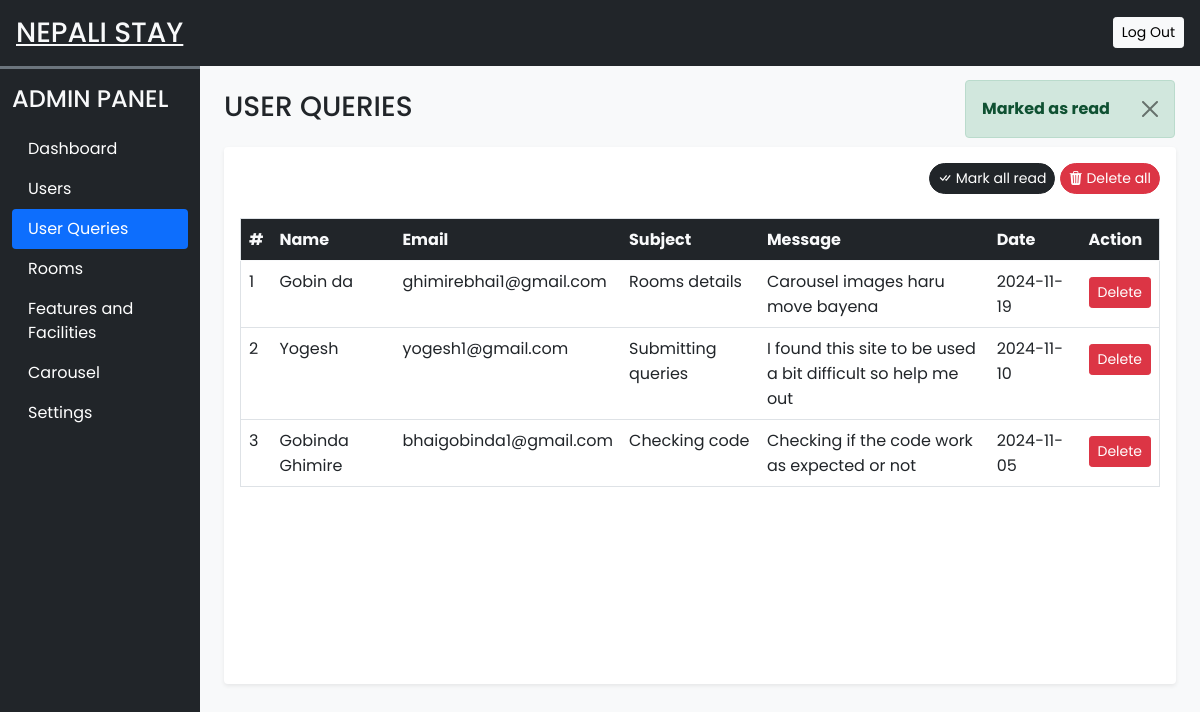
The app's page /admin/user_queries.php?seen=all (signed in) with its own data.
### tables this page shows
CREATE TABLE `settings` (
  `sr_no` int(11) NOT NULL,
  `site_title` varchar(50) NOT NULL,
  `site_about` varchar(300) NOT NULL,
  `shutdown` tinyint(1) NOT NULL
);

CREATE TABLE `user_queries` (
  `sr_no` int(11) NOT NULL,
  `name` varchar(50) NOT NULL,
  `email` varchar(150) NOT NULL,
  `subject` varchar(200) NOT NULL,
  `message` varchar(500) NOT NULL,
  `date` date NOT NULL DEFAULT current_timestamp(),
  `seen` tinyint(1) NOT NULL DEFAULT 0
);

### admin/db_config.php (called while the page is built, shortened)
<?php
function filteration($data)
{
    foreach ($data as $key => $value) {
        $value = trim($value);
        $value = stripslashes($value);
        $value = strip_tags($value);
        $value = htmlspecialchars($value);
        $data[$key] = $value;
    }
    return $data;
     }
    function select($sql,$values,$datatypes){
        $con = $GLOBALS['con'];
        if($stmt= mysqli_prepare($con,$sql))
        {
        mysqli_stmt_bind_param($stmt, $datatypes, ...$values);
        if(mysqli_stmt_execute($stmt)){
        $res =  mysqli_stmt_get_result($stmt);
        return $res;
        }
        else{
        mysqli_stmt_close($stmt);
        die("Query cannot be executed - Select");
        }
        }
        else{
        die("Query cannot prepared -Select");
        }
        }
        function update($sql,$values,$datatypes)
        {
        $con = $GLOBALS['con'];
        if($stmt= mysqli_prepare($con,$sql))
        {
        mysqli_stmt_bind_param($stmt, $datatypes, ...$values);
        if(mysqli_stmt_execute($stmt)){
        $res =  mysqli_stmt_affected_rows($stmt);
        return $res;
        }
        else{
        mysqli_stmt_close($stmt);
        die("Query cannot be executed - Update");
        }
        }
        else{
        die("Query cannot be prepared -Update");
        }
        }
?>

### admin/user_queries.php (the view, shortened to what this page needs)
<?php
require('essentials.php');
require('db_config.php');
if(isset($_GET['seen']))
{
  $frm_data = filteration($_GET);
  if($frm_data['seen']=='all'){
    $q = "UPDATE `user_queries` SET `seen`=? ";
    $values = [1];
    if(update($q,$values,'i')){
      alert('success', 'Marked as read');
    }
    else{
      alert('error','Failed to mark as read');
    }
  }
}
?>
<!DOCTYPE html>
<html lang="en">
    <head>
        <?php
        require('links.php')
        ?>
    </head>
    <body class="bg-light">
    <?php require('header.php'); ?>
     <div class="container-fluid" id="main-content">
    <div class="row">
      <div class="col-lg-10 ms-auto p-4 overflow-hidden">
        <h3 class="mb-4">USER QUERIES</h3>
        <div class="card border-0 shadow-sm mb-4">
        <div class="card-body">
          <div class="text-end mb-4">
            <a href="?seen=all" class="btn btn-dark rounded-pill shadow-none btn-sm">
            <i class="bi bi-check-all"></i>  Mark all read
            </a>
            <a href="?del=all" class="btn btn-danger rounded-pill shadow-none btn-sm">
            <i class="bi bi-trash3-fill"></i>  Delete all
            </a>
          </div>
          <div class="table-responsive-md" style="height: 450px; overflow: scroll;">
            <table class="table table-hover border">
              <thead class="sticky-top" >
                <tr class="bg-dark text-light">
                  <th scope="col">#</th>
                  <th scope="col">Name</th>
                  <th scope="col" width="5%">Email</th>
                  <th scope="col" width="15%"> Subject</th>
                  <th scope="col" width="25%">Message</th>
                  <th scope="col" width="10%">Date</th>
                  <th scope="col">Action</th>
                </tr>
              </thead>
              <tbody>
               <?php
               $q = "SELECT * FROM `user_queries` ORDER BY `sr_no` DESC";
               $data = mysqli_query($con, $q);
               $i = 1;
               while($row = mysqli_fetch_assoc($data))
               {
                 $seen = '';
                 $seen .= "<a href='?del=$row[sr_no]' class='btn btn-sm rouded-pill btn-danger mt-2'>Delete</a>";
                 echo <<<query
                  <tr>
                   <td>$i</td>
                   <td>$row[name]</td>
                   <td>$row[email]</td>
                   <td>$row[subject]</td>
                   <td>$row[message]</td>
                   <td>$row[date]</td>
                   <td>$seen</td>
                  </tr>
                query;
                 $i++;
               }
               ?>
              </tbody>
            </table>
          </div>
        </div>
        </div>
  </body>
</html>

### admin/header.php (shortened to what this page needs)
<?php
require_once('db_config.php');
$settings_q = "SELECT * FROM `settings` WHERE `sr_no`=?";
$values = [1];
$settings_r = mysqli_fetch_assoc(select($settings_q,$values,'i'));
?>
<div  class="container-fluid bg-dark text-light p-3 d-flex align-items-center justify-content-between sticky-top">
    <h3 class="mb-0 h-font"><u><?php echo $settings_r['site_title']?></u></h3>
    <a href="logout.php" class="btn btn-light btn-sm">Log Out</a>
    </div>
    <div id="dashboard-menu" class="col-lg-2 bg-dark border-top border-3 border-secondary" >
    <nav class="navbar navbar-expand-lg navbar-dark">
        <div class="container-fluid flex-lg-column align-items-stretch">
        <h4 class="mt-2 text-light">ADMIN PANEL</h4>
        <div class="collapse navbar-collapse flex-column align-items-stretch mt-2" id="adminDropdown">
            <ul class="nav nav-pills flex-column">
            <li class="nav-item">
            <a class="nav-link text-white" href="dashboard.php">Dashboard</a>
            </li>
            <li class="nav-item">
            <a class="nav-link text-white" href="users.php">Users</a>
            </li>
            <li class="nav-item">
            <a class="nav-link text-white" href="user_queries.php">User Queries</a>
            </li>
            <li class="nav-item">
            <a class="nav-link text-white" href="rooms.php">Rooms</a>
            </li>
            <li class="nav-item">
            <a class="nav-link text-white" href="features_facilities.php">Features and Facilities</a>
            </li>
            <li class="nav-item">
            <a class="nav-link text-white" href="carousel.php">Carousel</a>
            </li>
            <li class="nav-item">
            <a class="nav-link text-white" href="settings.php">Settings</a>
            </li>
            </ul>
        </div>
        </div>
    </nav>
    </div>

### admin/1.css (style rules this page uses)
:root { --teal: rgb(15, 140, 189); --teal_hover: #2bbb6c; }
* { font-family: 'Poppins', sans-serif; }
.h-font { font-family: 'Merienda', cursive; }
#dashboard-menu { position: fixed; height: 100%; z-index: 11; }

### records on screen
settings: site_title "NEPALI STAY"
user_queries: name "Gobin da", email "ghimirebhai1@gmail.com", subject "Rooms details", message "Carousel images haru move bayena", date "2024-11-19"
user_queries: name "Yogesh", email "yogesh1@gmail.com", subject "Submitting queries", message "I found this site to be used a bit difficult so help me out", date "2024-11-10"
user_queries: name "Gobinda Ghimire", email "bhaigobinda1@gmail.com", subject "Checking code", message "Checking if the code work as expected or not", date "2024-11-05"

### other values on screen
$msg "Marked as read"
